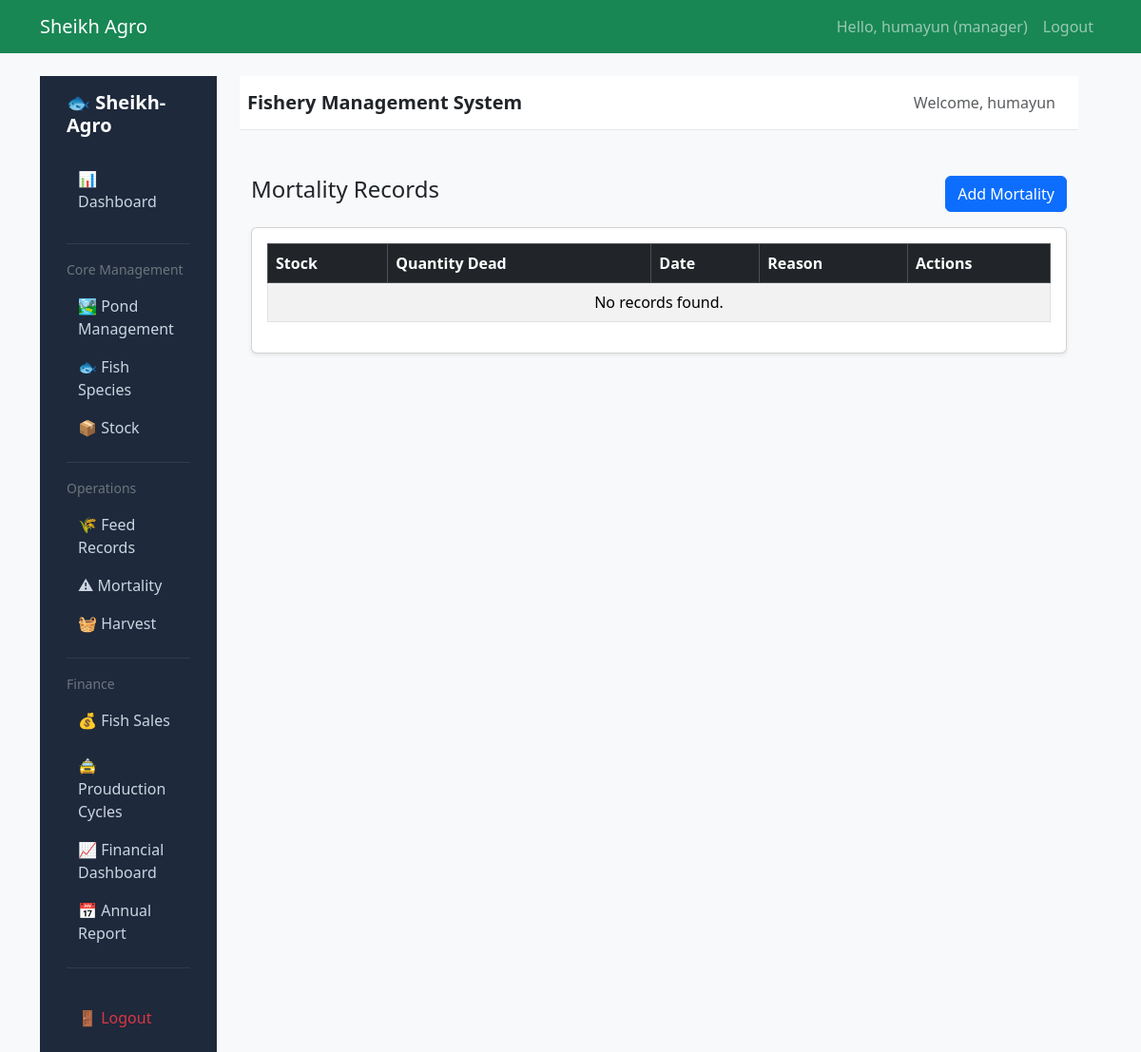
The app's page /fishery/mortality/ (signed in), older data.
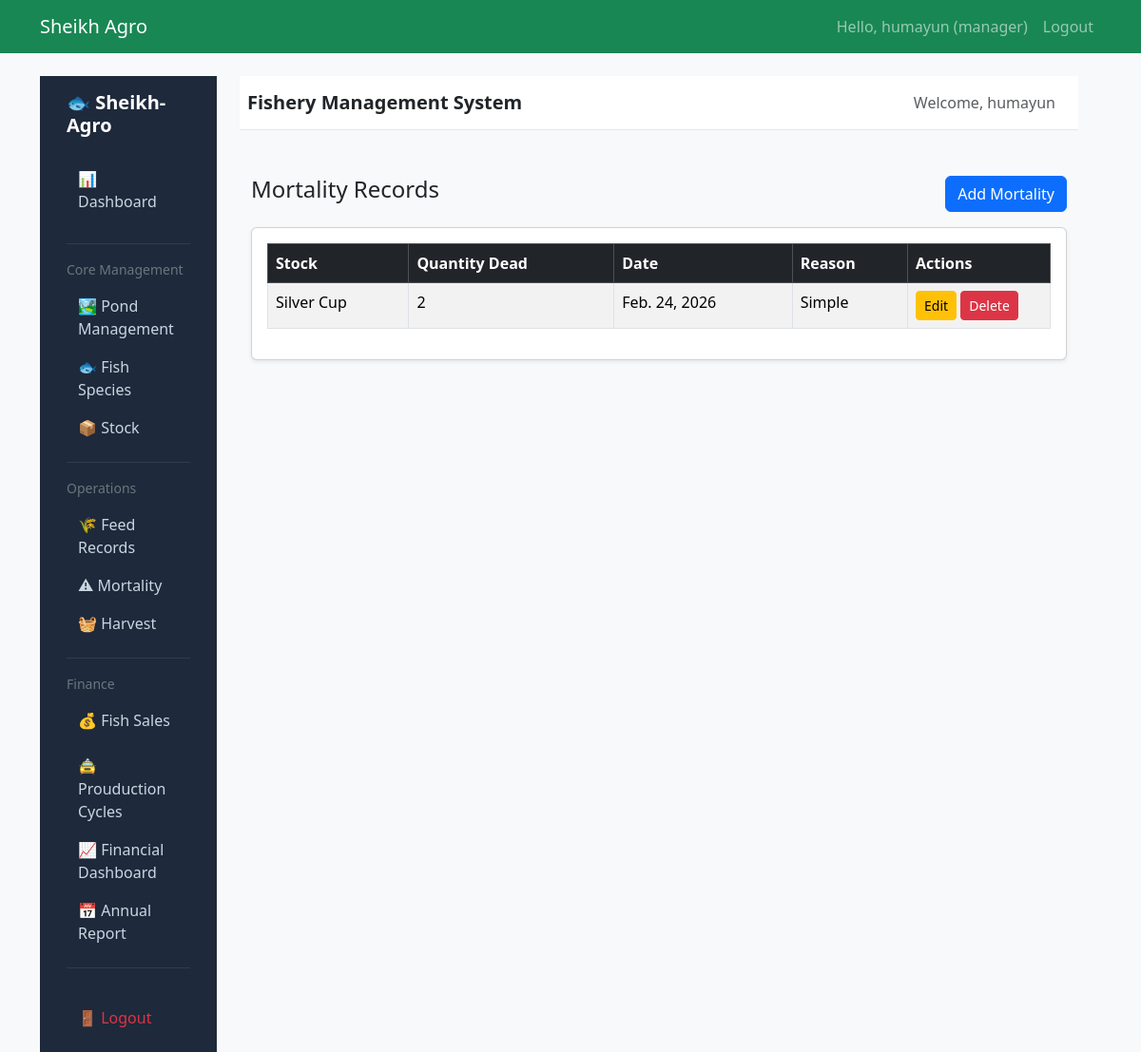
The same page, newer data.
### fishery/models.py (models this page shows, shortened)
class MortalityRecord(models.Model):
    stock = models.ForeignKey(
        Stock,
        on_delete=models.CASCADE,
        related_name='mortalityrecord_set',
        null=True,   # ✅ allows existing rows to stay valid
        blank=True
    )
    cycle = models.ForeignKey('ProductionCycle', on_delete=models.CASCADE,related_name='mortalities', blank=True, null=True)
    quantity_dead = models.PositiveIntegerField()
    date = models.DateField()
    reason = models.TextField(blank=True)

class Stock(models.Model):
    pond = models.ForeignKey(
        'Pond',
        on_delete=models.CASCADE,
        related_name='stocks'
    )
    species = models.ForeignKey(
        'FishSpecies',
        on_delete=models.CASCADE,
        related_name='stocks'
    )
    quantity = models.PositiveIntegerField()
    stocking_date = models.DateField()
    cost = models.DecimalField(max_digits=12, decimal_places=2)
    created_at = models.DateTimeField(auto_now_add=True, null=True, blank=True)
    class Meta:
        ordering = ['-stocking_date']

class FishSpecies(models.Model):
    name = models.CharField(max_length=100)
    average_growth_days = models.IntegerField()

### fishery/views.py (the view)
# urls.py: path('mortality/', MortalityListView.as_view(), name='mortality_list'),
class MortalityListView(LoginRequiredMixin, ListView):
    model = MortalityRecord
    template_name = 'fishery/mortality/mortality_list.html'
    context_object_name = 'records'
    ordering = ['-date']

### fishery/templates/fishery/mortality/mortality_list.html
{% extends "fishery/base_fishery.html" %}
{% block fishery_content %}
<div class="container mt-4">
    <div class="d-flex justify-content-between mb-3">
        <h4>Mortality Records</h4>
        <a href="{% url 'mortality_create' %}" class="btn btn-primary">
            Add Mortality
        </a>
    </div>
    <div class="card shadow-sm">
        <div class="card-body table-responsive">
            <table class="table table-bordered table-striped">
                <thead class="table-dark">
                    <tr>
                        <th>Stock</th>
                        <th>Quantity Dead</th>
                        <th>Date</th>
                        <th>Reason</th>
                        <th width="150">Actions</th>
                    </tr>
                </thead>
                <tbody>
                    {% for record in records %}
                    <tr>
                        <td>
                            {% if record.stock %}
                                {{ record.stock.species.name }}
                            {% else %}
                                No Stock
                            {% endif %}
                        </td>
                        <td>{{ record.quantity_dead }}</td>
                        <td>{{ record.date }}</td>
                        <td>{{ record.reason }}</td>
                        <td>
                            <a href="{% url 'mortality_update' record.pk %}" class="btn btn-sm btn-warning">Edit</a>
                            <a href="{% url 'mortality_delete' record.pk %}" class="btn btn-sm btn-danger">Delete</a>
                        </td>
                    </tr>
                    {% empty %}
                    <tr>
                        <td colspan="5" class="text-center">No records found.</td>
                    </tr>
                    {% endfor %}
                </tbody>
            </table>
        </div>
    </div>
</div>
{% endblock %}

Row changes from the older to the newer data that the page shows:
added MortalityRecord: stock.species.name "Silver Cup", quantity_dead "2", date "Feb. 24, 2026", reason "Simple"
Text that changed along with them:
text no longer shown: "No records found."
